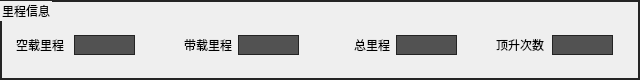
     <widget class="QGroupBox" name="groupBox_Mileage_information">
      <property name="geometry">
       <rect>
        <x>795</x>
        <y>525</y>
        <width>640</width>
        <height>80</height>
       </rect>
      </property>
      <property name="styleSheet">
       <string notr="true">QGroupBox {
  border: 1.5px solid rgb(36, 36, 36);
}
</string>
      </property>
      <property name="title">
       <string>里程信息</string>
      </property>
      <widget class="QLabel" name="label_105">
       <property name="geometry">
        <rect>
         <x>16</x>
         <y>35</y>
         <width>68</width>
         <height>20</height>
        </rect>
       </property>
       <property name="minimumSize">
        <size>
         <width>68</width>
         <height>20</height>
        </size>
       </property>
       <property name="maximumSize">
        <size>
         <width>68</width>
         <height>20</height>
        </size>
       </property>
       <property name="text">
        <string>空载里程</string>
       </property>
      </widget>
      <widget class="QLabel" name="label_108">
       <property name="geometry">
        <rect>
         <x>496</x>
         <y>35</y>
         <width>68</width>
         <height>20</height>
        </rect>
       </property>
       <property name="minimumSize">
        <size>
         <width>68</width>
         <height>20</height>
        </size>
       </property>
       <property name="maximumSize">
        <size>
         <width>68</width>
         <height>20</height>
        </size>
       </property>
       <property name="text">
        <string>顶升次数</string>
       </property>
      </widget>
      <widget class="QLabel" name="label_107">
       <property name="geometry">
        <rect>
         <x>354</x>
         <y>35</y>
         <width>68</width>
         <height>20</height>
        </rect>
       </property>
       <property name="minimumSize">
        <size>
         <width>68</width>
         <height>20</height>
        </size>
       </property>
       <property name="maximumSize">
        <size>
         <width>68</width>
         <height>20</height>
        </size>
       </property>
       <property name="text">
        <string>总里程</string>
       </property>
      </widget>
      <widget class="QLabel" name="label_106">
       <property name="enabled">
        <bool>true</bool>
       </property>
       <property name="geometry">
        <rect>
         <x>184</x>
         <y>35</y>
         <width>68</width>
         <height>20</height>
        </rect>
       </property>
       <property name="minimumSize">
        <size>
         <width>68</width>
         <height>20</height>
        </size>
       </property>
       <property name="maximumSize">
        <size>
         <width>68</width>
         <height>20</height>
        </size>
       </property>
       <property name="text">
        <string>带载里程</string>
       </property>
      </widget>
      <widget class="QLabel" name="labelEdit_No_Load_Mileage">
       <property name="geometry">
        <rect>
         <x>74</x>
         <y>35</y>
         <width>61</width>
         <height>20</height>
        </rect>
       </property>
       <property name="styleSheet">
        <string notr="true">border: 1px solid rgb(36, 36, 36);        background: rgb(82, 82, 82);</string>
       </property>
       <property name="text">
        <string/>
       </property>
       <property name="alignment">
        <set>Qt::AlignCenter</set>
       </property>
      </widget>
      <widget class="QLabel" name="labelEdit_On_Load_Mileage">
       <property name="geometry">
        <rect>
         <x>238</x>
         <y>35</y>
         <width>61</width>
         <height>20</height>
        </rect>
       </property>
       <property name="styleSheet">
        <string notr="true">border: 1px solid rgb(36, 36, 36);        background: rgb(82, 82, 82);</string>
       </property>
       <property name="text">
        <string/>
       </property>
       <property name="alignment">
        <set>Qt::AlignCenter</set>
       </property>
      </widget>
      <widget class="QLabel" name="labelEdit_mileage">
       <property name="geometry">
        <rect>
         <x>396</x>
         <y>35</y>
         <width>61</width>
         <height>20</height>
        </rect>
       </property>
       <property name="styleSheet">
        <string notr="true">border: 1px solid rgb(36, 36, 36);        background: rgb(82, 82, 82);</string>
       </property>
       <property name="text">
        <string/>
       </property>
       <property name="alignment">
        <set>Qt::AlignCenter</set>
       </property>
      </widget>
      <widget class="QLabel" name="labelEdit_LiftupCount">
       <property name="geometry">
        <rect>
         <x>552</x>
         <y>35</y>
         <width>61</width>
         <height>20</height>
        </rect>
       </property>
       <property name="styleSheet">
        <string notr="true">border: 1px solid rgb(36, 36, 36);        background: rgb(82, 82, 82);</string>
       </property>
       <property name="text">
        <string/>
       </property>
       <property name="alignment">
        <set>Qt::AlignCenter</set>
       </property>
      </widget>
     </widget>
